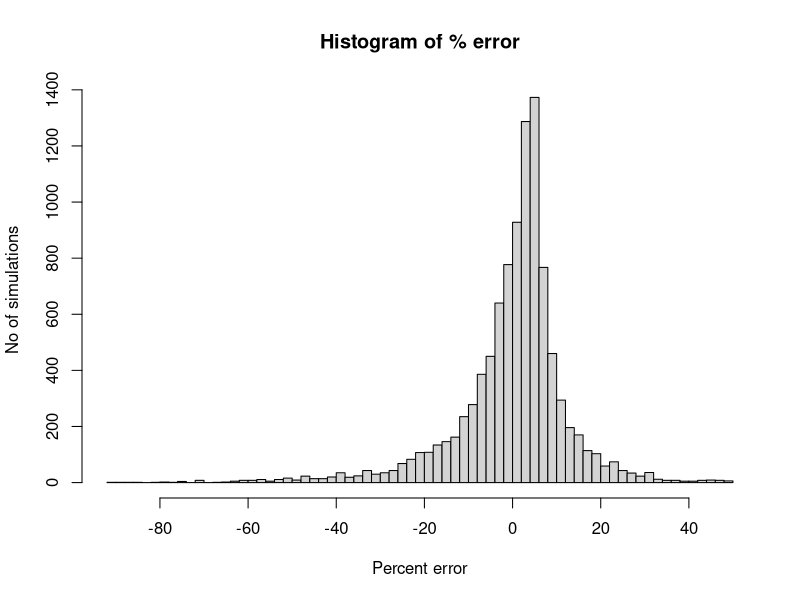
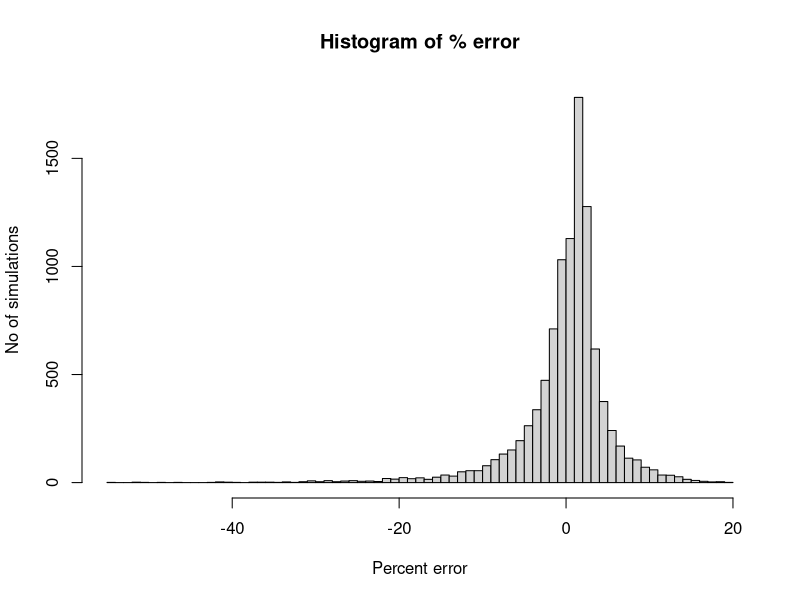
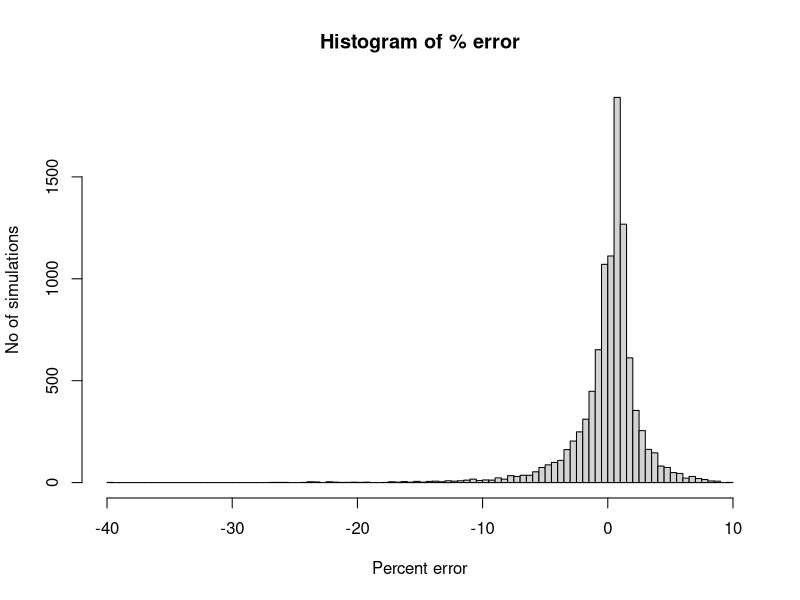
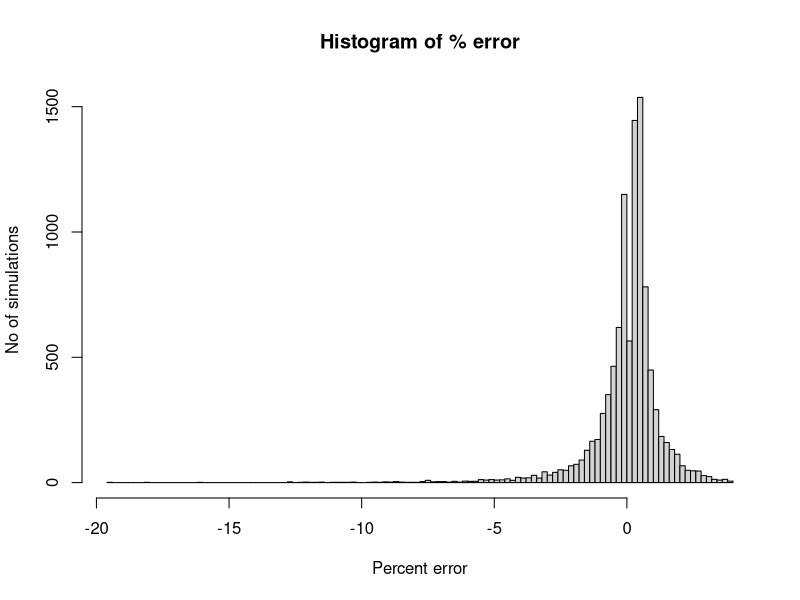

Write the R code that produced these figures, in order.
## ---- chunk 1

rm(list=ls())
startTime<-proc.time()
library(knitr)
options(width=120)
opts_chunk$set(comment = "", warning = FALSE, message = FALSE,
               echo = TRUE, tidy = FALSE, size="tiny",  cache=FALSE,
               progress=TRUE,
               cache.path = 'program_Cache/',
               fig.path='figure/')

knitr::knit_hooks$set(inline = function(x) {
  knitr:::format_sci(x, 'md')
})

## ---- chunk 2

p2 <- function(x) {formatC(x, format="f", digits=4)}

## ---- chunk 3


runSim <- function(nSim=1000,  sample.size.perc=10/100 ) {
  
  #set up an array to store parameter estimates
  estArray <- array(0, dim=c(nSim,3))
  
  for (i in 1:nSim) {
    
    N <- sample(100:1000,1)  #pop
    
    n <- round(sample.size.perc*N,0) # the sample size
    
    sample2 <- sample(N, n) 
    
    est <- (n+1)/n*max(sample2) - 1 # apply formula
    
    est <-  round(est ,0) # estimate of pop size
    
    estArray[i,1] <- (est - N)/ N *100
    estArray[i,2] <- N
    estArray[i,3] <- sample.size.perc
    
  }
  
  list(estArray=estArray )
  
}

## ---- chunk 4


  x<- runSim(nSim=10000,  sample.size.perc=2/100) # run simulation
  apply(x$estArray, 2, mean, na.rm=TRUE)[1]       # mean % error
  quantile( x$estArray[,1] , prob=c(0.025, 0.5, 0.975))  # median and 95% confidence intervals for % error
  hist(x$estArray[,1], breaks=100, main="Histogram of % error" , xlab="Percent error", ylab="No of simulations")     
  
## ---- chunk 5

  x<- runSim(nSim=10000,  sample.size.perc=5/100) # run simulation
  apply(x$estArray, 2, mean, na.rm=TRUE)[1]       # mean % error
  quantile( x$estArray[,1] , prob=c(0.025, 0.5, 0.975))  # median and 95% confidence intervals for % error
  hist(x$estArray[,1], breaks=100, main="Histogram of % error" , xlab="Percent error", ylab="No of simulations")               

## ---- chunk 6

  x<- runSim(nSim=10000,  sample.size.perc=10/100) # run simulation
  apply(x$estArray, 2, mean, na.rm=TRUE)[1]       # mean % error
  quantile( x$estArray[,1] , prob=c(0.025, 0.5, 0.975))  # median and 95% confidence intervals for % error
    hist(x$estArray[,1], breaks=100, main="Histogram of % error" , xlab="Percent error", ylab="No of simulations")     
    
## ---- chunk 7

  x<- runSim(nSim=10000,  sample.size.perc=20/100) # run simulation
  apply(x$estArray, 2, mean, na.rm=TRUE)[1]       # mean % error
  quantile( x$estArray[,1] , prob=c(0.025, 0.5, 0.975))  # median and 95% confidence intervals for % error
  hist(x$estArray[,1], breaks=100, main="Histogram of % error" , xlab="Percent error", ylab="No of simulations")              


## ---- chunk 8

sessionInfo()

## ---- chunk 9

stopTime<-proc.time()
